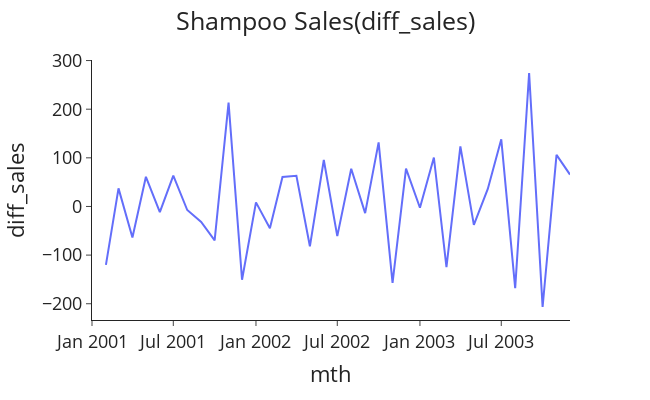

The cell this chart's notebook holds for it:
### Code cell
utils.plotting("Shampoo Sales(diff_sales)", all_df, x="month", y= "diff_sales", x_label="mth" , y_label="diff_sales")

### Figure 1 — Plotly figure (JSON) as saved in the notebook; plotly's stock layout.template omitted (floating-point values rounded to 4 significant figures)
{"data": [{"hovertemplate": "mth=%{x}<br>diff_sales=%{y}<extra></extra>", "legendgroup": "", "line": {"color": "#636efa", "dash": "solid"}, "marker": {"symbol": "circle"}, "mode": "lines", "name": "", "orientation": "v", "showlegend": false, "type": "scatter", "x": ["2001-01-01", "2001-02-01", "2001-03-01", "2001-04-01", "2001-05-01", "2001-06-01", "2001-07-01", "2001-08-01", "2001-09-01", "2001-10-01", "2001-11-01", "2001-12-01", "2002-01-01", "2002-02-01", "2002-03-01", "2002-04-01", "2002-05-01", "2002-06-01", "2002-07-01", "2002-08-01", "2002-09-01", "2002-10-01", "2002-11-01", "2002-12-01", "2003-01-01", "2003-02-01", "2003-03-01", "2003-04-01", "2003-05-01", "2003-06-01", "2003-07-01", "2003-08-01", "2003-09-01", "2003-10-01", "2003-11-01", "2003-12-01"], "xaxis": "x", "y": [null, -120.1, 37.2, -63.8, 61.0, -11.8, 63.3, -7.3, -31.7, -69.9, 213.6, -150.6, 8.4, -44.8, 60.6, 63.2, -81.9, 95.6, -61, 77.6, -13.7, 131.7, -157.1, 77.8, -2.6, 100.7, -124.5, 123.4, -38, 36.1, 138.1, -167.9, 274.4, -206.7, 106.0, 65.6], "yaxis": "y"}], "layout": {"font": {"size": 18}, "height": 400, "legend": {"tracegroupgap": 0}, "margin": {"t": 60}, "title": {"text": "Shampoo Sales(diff_sales)", "x": 0.5}, "width": 650, "xaxis": {"anchor": "y", "autorange": true, "domain": [0, 1], "range": ["2001-01-01", "2003-12-01"], "title": {"text": "mth"}, "type": "date"}, "yaxis": {"anchor": "x", "autorange": true, "domain": [0, 1], "range": [-233.4, 301.1], "title": {"text": "diff_sales"}, "type": "linear"}}}
